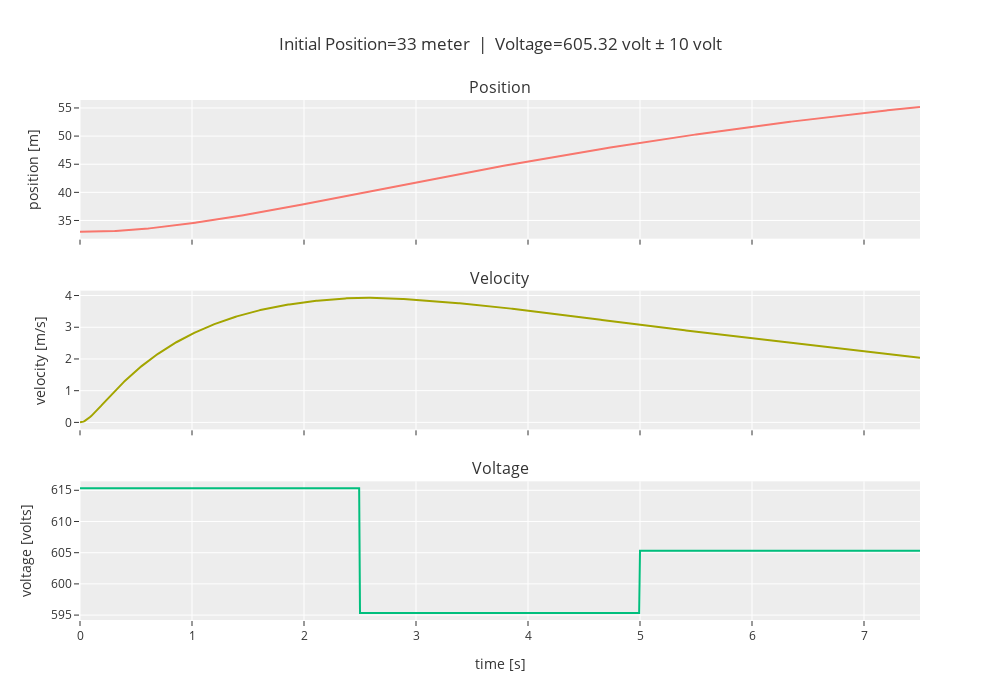

This figure's notebook cell:
### Code cell
nonlinear_analysis(x, doublet_magnitude=10)

### Figure 1 — Plotly figure (JSON) as saved in the notebook; plotly's stock layout.template omitted (floating-point values rounded to 4 significant figures; data arrays with more than 128 entries replaced by an {"elided": "..."} marker saying what was removed)
{"data": [{"type": "scatter", "x": {"elided": "752 float values"}, "xaxis": "x", "y": {"elided": "752 float values"}, "yaxis": "y"}, {"type": "scatter", "x": {"elided": "752 float values"}, "xaxis": "x2", "y": {"elided": "752 float values"}, "yaxis": "y2"}, {"type": "scatter", "x": {"elided": "1000 float values"}, "xaxis": "x3", "y": {"elided": "1000 float values"}, "yaxis": "y3"}], "layout": {"annotations": [{"font": {"size": 16}, "showarrow": false, "text": "Position", "x": 0.5, "xanchor": "center", "xref": "paper", "y": 1, "yanchor": "bottom", "yref": "paper"}, {"font": {"size": 16}, "showarrow": false, "text": "Velocity", "x": 0.5, "xanchor": "center", "xref": "paper", "y": 0.6333, "yanchor": "bottom", "yref": "paper"}, {"font": {"size": 16}, "showarrow": false, "text": "Voltage", "x": 0.5, "xanchor": "center", "xref": "paper", "y": 0.2667, "yanchor": "bottom", "yref": "paper"}], "height": 700, "showlegend": false, "title": {"text": "Initial Position=33 meter  |  Voltage=605.32 volt ± 10 volt"}, "width": 1000, "xaxis": {"anchor": "y", "domain": [0, 1], "matches": "x3", "showticklabels": false}, "xaxis2": {"anchor": "y2", "domain": [0, 1], "matches": "x3", "showticklabels": false}, "xaxis3": {"anchor": "y3", "domain": [0, 1], "title": {"text": "time [s]"}}, "yaxis": {"anchor": "x", "domain": [0.7333, 1], "title": {"text": "position [m]"}}, "yaxis2": {"anchor": "x2", "domain": [0.3667, 0.6333], "title": {"text": "velocity [m/s]"}}, "yaxis3": {"anchor": "x3", "domain": [0, 0.2667], "title": {"text": "voltage [volts]"}}}}
